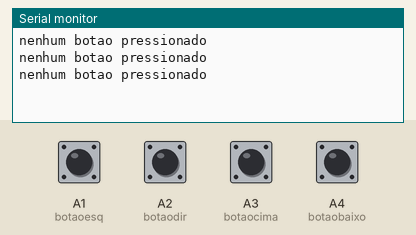
A program run on a simulated Arduino Uno, built with avr-gcc and run on an emulated ATmega328P. Shown: the last lines printed to the serial monitor. The test bench sets the inputs (shaded band); at power-on: A1 (botaoesq), A2 (botaodir), A3 (botaocima), A4 (botaobaixo) HIGH.

Above: at 2.8 s.
2.9 s: A1 (botaoesq) pulled LOW for 1.2 s
At 3.5 s:
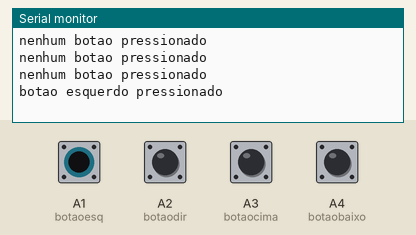
5.6 s: A2 (botaodir) pulled LOW for 1.2 s
At 6.8 s:
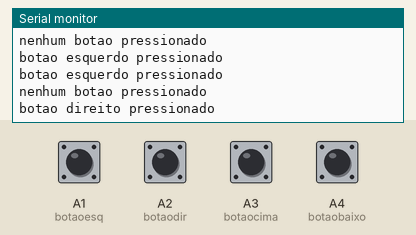
8.3 s: A3 (botaocima) pulled LOW for 1.2 s
At 9.8 s:
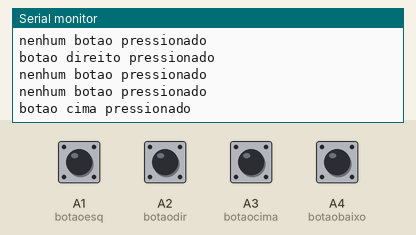
11.0 s: A4 (botaobaixo) pulled LOW for 1.2 s
At 11.8 s:
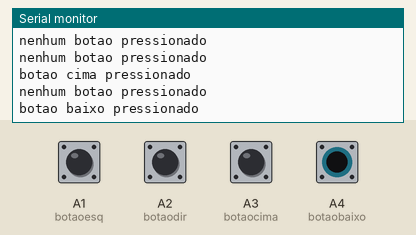
13.7 s: A1 (botaoesq) driven LOW and A3 (botaocima) driven LOW
At 14.3 s:
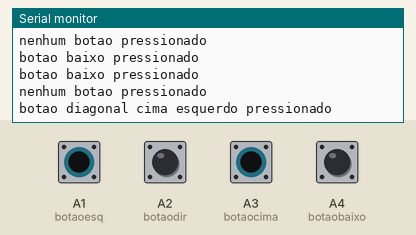
16.5 s: A3 (botaocima) driven HIGH and A4 (botaobaixo) driven LOW
At 17.8 s:
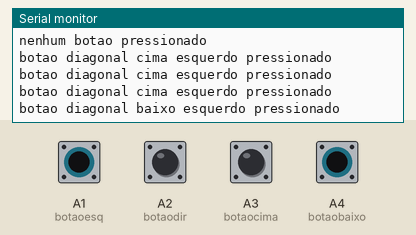

Measured:
- after the input at 2.9 s, the serial monitor: prints a new line after 0.10 s (image 1)
- after the input at 5.6 s, the serial monitor: prints a new line after 0.40 s (image 2)
- after the input at 8.3 s, the serial monitor: prints a new line after 0.70 s (image 3)
- after the input at 11.0 s, the serial monitor: prints a new line at once (image 4)
- after the input at 13.7 s, the serial monitor: prints a new line after 0.30 s (image 5)
- after the input at 16.5 s, the serial monitor: prints a new line after 0.50 s (image 6)

The program:

main.cpp
```cpp
#include <Arduino.h>

int botaoesq = A1; // pino BOTAO ESQUERDO
int botaodir = A2; // Pino do BOTAO DIREITO
int botaocima = A3; // Pino do botao
int botaobaixo = A4; // Pino do botão 2 resfriamento
int estado = 0; // variável de estado

void setup() {

  pinMode(botaoesq, INPUT_PULLUP);
  pinMode(botaodir, INPUT_PULLUP);
  pinMode(botaocima, INPUT_PULLUP);
  pinMode(botaobaixo, INPUT_PULLUP);
  Serial.begin(9600);
}

void loop() {

  int esq = digitalRead(botaoesq);
  int dir = digitalRead(botaodir);
  int cima = digitalRead(botaocima);
  int baixo = digitalRead(botaobaixo);

  if (esq == HIGH && dir == HIGH && cima == HIGH && baixo == HIGH) {
    estado = 0; // nenhum pressionado
  }
   if (esq == LOW && dir == HIGH && cima == HIGH && baixo == HIGH) {
    estado = 1; // esquerdo
  }
   if (esq == HIGH && dir == LOW && cima == HIGH && baixo == HIGH) {
    estado = 2; // direito
  }
   if (esq == HIGH && dir == HIGH && cima == LOW && baixo == HIGH) {
    estado = 3; // cima
  }
   if (esq == HIGH && dir == HIGH && cima == HIGH && baixo == LOW) {
    estado = 4; // baixo
  }
   if (esq == LOW && dir == HIGH && cima == HIGH && baixo == LOW) {
    estado = 5; // DIAGONAL BAIXO ESQUERDO
  }
  if (esq == LOW && dir == HIGH && cima == LOW && baixo == HIGH) {
    estado = 6; // DIAGONAL CIMA ESQUERDO
  } if (esq == HIGH && dir == LOW && cima == HIGH && baixo == LOW) {
    estado = 7; // DIAGONAL BAIXO DIREITO
  }
   if (esq == HIGH && dir == LOW && cima == LOW && baixo == HIGH) {
    estado = 8; // DIAGONAL CIMA DIREITO


  }

  switch (estado) {
    case 0:
      Serial.println("nenhum botao pressionado");
      break;
    case 1:
      Serial.println("botao esquerdo pressionado");
      break;
    case 2:
      Serial.println("botao direito pressionado");
      break;
    case 3:
      Serial.println("botao cima pressionado");
      break;
    case 4:
      Serial.println("botao baixo pressionado");

      break;
    case 5:
      Serial.println("botao diagonal baixo esquerdo pressionado");
      break;
    case 6:
      Serial.println("botao diagonal cima esquerdo pressionado");
      break;
    case 7:
      Serial.println("botao diagonal baixo direito pressionado");
      break;
    case 8:
      Serial.println("botao diagonal cima direito pressionado");
      break;
  }

  delay(1000);
}
```
